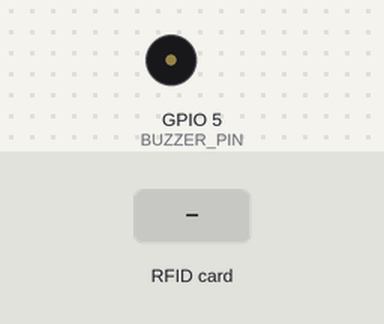
The sketch below on a simulated ESP8266 (NodeMCU). On the bench: buzzer (waves = sounding). Inputs (shaded band) come from the test bench. WiFi joins after 1.5 s; servers stay silent unless stated; what the sketch prints to the serial monitor is not drawn.

Above: at 2.7 s.
2.8 s: RFID card 5E 7A 19 C4 held to the reader
At 4.2 s:
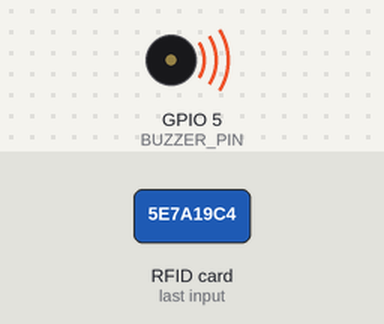
Timing chart, 0 to 5.8 s (numbered marks = the images above; inputs shaded):
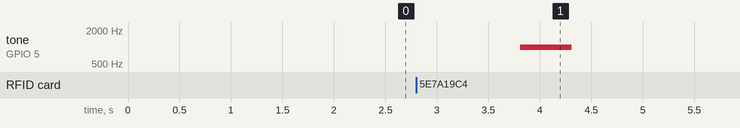

Measured:
- after the input at 2.8 s, tone on GPIO 5 (BUZZER_PIN): silent → 1000 Hz after 1.0 s, → silent 0.50 s later

The sketch:

sketch_apr29a.ino
```cpp
#include <ESP8266WiFi.h>
#include <SPI.h>
#include <MFRC522.h>
#include <ESP8266HTTPClient.h>
#include <WiFiClientSecureBearSSL.h>
#include <ArduinoJson.h>

#define SS_PIN 2  // SDA pin connected to D4
#define RST_PIN 0 // RST pin connected to D3
#define BUZZER_PIN 5 // Pin connected to the buzzer (D1)

MFRC522 mfrc522(SS_PIN, RST_PIN); // Create MFRC522 instance

const char *ssid = "";
const char *password = "";

void setup() {
  Serial.begin(115200);
  Serial.println(".");
  Serial.println(".");
  Serial.print("Conectandose al Wi-Fi ");
  WiFi.mode(WIFI_STA);
  WiFi.begin(ssid, password);
  while (WiFi.status() != WL_CONNECTED) {
    delay(500);
    Serial.print(".");
  }

  Serial.println("");
  Serial.print("Conectado con la IP: ");
  Serial.println(WiFi.localIP());
  SPI.begin();        // Init SPI bus
  mfrc522.PCD_Init(); // Init MFRC522

  Serial.println("RFID-RC522 inicializado.");

  pinMode(BUZZER_PIN, OUTPUT); // Set the buzzer pin as output
}

void loop() {
  // Look for new cards
  if (mfrc522.PICC_IsNewCardPresent() && mfrc522.PICC_ReadCardSerial()) {
    Serial.println("NFC tag detectado!");

    // Get NFC tag UID
    String tagUID = getTagUID();

    // Connect to the server and send the UID
    if (tagUID != "") {
      if (sendTagUID(tagUID)) {
        Serial.println("Tag UID enviado correctamente.");
        // Sound the buzzer
        tone(BUZZER_PIN, 2000); // 2000 Hz frequency
        delay(1000); // Sound duration
        noTone(BUZZER_PIN); // Turn off the buzzer
      } else {
        tone(BUZZER_PIN, 1000); // 1000 Hz frequency
        delay(500); // Sound duration
        noTone(BUZZER_PIN); // Turn off the buzzer
        Serial.println("Error al enviar el Tag UID.");
      }
    } else {
      Serial.println("Error al obtener el Tag UID.");
    }
  }

  mfrc522.PICC_HaltA(); // Stop reading
  delay(1000);
}

String getTagUID() {
  String tagUID = "";
  for (byte i = 0; i < mfrc522.uid.size; i++) {
    tagUID += String(mfrc522.uid.uidByte[i] < 0x10 ? "0" : "");
    tagUID += String(mfrc522.uid.uidByte[i], HEX);
  }
  return tagUID;
}

bool sendTagUID(String tagUID) {
  std::unique_ptr<BearSSL::WiFiClientSecure>client(new BearSSL::WiFiClientSecure);
  client->setInsecure();
  HTTPClient http;
  String url = "https://api-lector-nfc.exdev.cl/" + tagUID;
  Serial.print("Enviando solicitud a: ");
  Serial.println(url);

  if (http.begin(*client, url)) {
    int httpCode = http.GET();
    if (httpCode > 0) {
      if (httpCode == HTTP_CODE_OK) {
        DynamicJsonDocument doc(1024);
        DeserializationError error = deserializeJson(doc, http.getString());
        if (!error) {
          String status = doc["status"];
          if (status == "ok") {
            String nombre = doc["nombre"];
            String puesto = doc["puesto"];
            Serial.println("Nombre: " + nombre);
            Serial.print("Puesto: " + puesto);
            Serial.println();
            return true;
          } else {
              Serial.println("Error desconocido en la respuesta JSON.");
          }
        } else {
          Serial.println("Error al analizar el JSON.");
        }
      } else {
        if(httpCode == 404) {
          DynamicJsonDocument doc(1024);
          DeserializationError error = deserializeJson(doc, http.getString());
          if(!error) {
            String errorMessage = doc["error"]["mensaje"];
            Serial.println(errorMessage);
          } else {
            Serial.println("Error al analizar el JSON.");
          }
        } else {
          Serial.print("Obtenido codigo de error: ");
          Serial.println(httpCode);
        }
      }
    } else {
      Serial.println("Conexión fallida. Intenta más tarde.");
    }
    http.end();
  } else {
    Serial.println("Failed to connect to server.");
  }
  return false;
}
```
